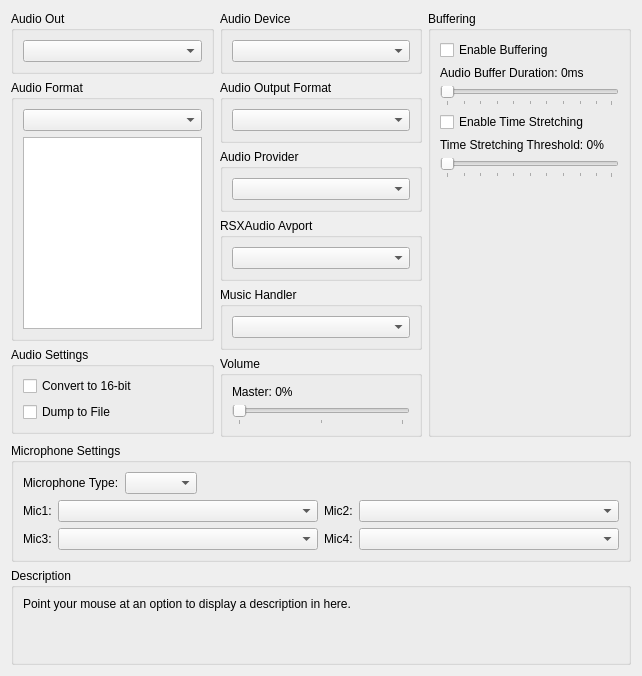
      <widget class="QWidget" name="audioTab">
       <attribute name="title">
        <string>Audio</string>
       </attribute>
       <layout class="QVBoxLayout" name="audioTab_layout" stretch="0,0,1,0">
        <item>
         <layout class="QHBoxLayout" name="audioTabLayoutTop" stretch="1,1,1">
          <item>
           <layout class="QVBoxLayout" name="audioTabLayoutTopLeft">
            <item>
             <widget class="QGroupBox" name="gb_audio_out">
              <property name="title">
               <string>Audio Out</string>
              </property>
              <layout class="QVBoxLayout" name="gb_audio_out_layout">
               <item>
                <widget class="QComboBox" name="audioOutBox"/>
               </item>
              </layout>
             </widget>
            </item>
            <item>
             <widget class="QGroupBox" name="gb_audio_format">
              <property name="title">
               <string>Audio Format</string>
              </property>
              <layout class="QVBoxLayout" name="gb_audio_format_layout">
               <item>
                <widget class="QComboBox" name="combo_audio_format"/>
               </item>
               <item>
                <widget class="QListWidget" name="list_audio_formats">
                 <property name="sizePolicy">
                  <sizepolicy hsizetype="Preferred" vsizetype="MinimumExpanding">
                   <horstretch>0</horstretch>
                   <verstretch>0</verstretch>
                  </sizepolicy>
                 </property>
                 <property name="selectionMode">
                  <enum>QAbstractItemView::SelectionMode::ExtendedSelection</enum>
                 </property>
                </widget>
               </item>
              </layout>
             </widget>
            </item>
            <item>
             <widget class="QGroupBox" name="gb_audio_settings">
              <property name="title">
               <string>Audio Settings</string>
              </property>
              <layout class="QVBoxLayout" name="gb_audio_settings_layout">
               <item>
                <widget class="QCheckBox" name="convert">
                 <property name="text">
                  <string>Convert to 16-bit</string>
                 </property>
                </widget>
               </item>
               <item>
                <widget class="QCheckBox" name="audioDump">
                 <property name="text">
                  <string>Dump to File</string>
                 </property>
                </widget>
               </item>
               <item>
                <spacer name="spacer_audio_settings">
                 <property name="orientation">
                  <enum>Qt::Orientation::Vertical</enum>
                 </property>
                 <property name="sizeType">
                  <enum>QSizePolicy::Policy::MinimumExpanding</enum>
                 </property>
                 <property name="sizeHint" stdset="0">
                  <size>
                   <width>0</width>
                   <height>0</height>
                  </size>
                 </property>
                </spacer>
               </item>
              </layout>
             </widget>
            </item>
            <item>
             <spacer name="verticalSpacerAudioLeft">
              <property name="orientation">
               <enum>Qt::Orientation::Vertical</enum>
              </property>
              <property name="sizeType">
               <enum>QSizePolicy::Policy::MinimumExpanding</enum>
              </property>
              <property name="sizeHint" stdset="0">
               <size>
                <width>0</width>
                <height>0</height>
               </size>
              </property>
             </spacer>
            </item>
           </layout>
          </item>
          <item>
           <layout class="QVBoxLayout" name="audioTabLayoutTopMiddle">
            <item>
             <widget class="QGroupBox" name="gb_audio_device">
              <property name="title">
               <string>Audio Device</string>
              </property>
              <layout class="QVBoxLayout" name="gb_audio_device_layout">
               <item>
                <widget class="QComboBox" name="audioDeviceBox"/>
               </item>
              </layout>
             </widget>
            </item>
            <item>
             <widget class="QGroupBox" name="gb_audio_channel_layout">
              <property name="title">
               <string>Audio Output Format</string>
              </property>
              <layout class="QVBoxLayout" name="gb_audio_channel_layout_layout">
               <item>
                <widget class="QComboBox" name="combo_audio_channel_layout"/>
               </item>
              </layout>
             </widget>
            </item>
            <item>
             <widget class="QGroupBox" name="gb_audio_provider">
              <property name="title">
               <string>Audio Provider</string>
              </property>
              <layout class="QVBoxLayout" name="gb_audio_provider_layout">
               <item>
                <widget class="QComboBox" name="audioProviderBox"/>
               </item>
              </layout>
             </widget>
            </item>
            <item>
             <widget class="QGroupBox" name="gb_audio_avport">
              <property name="title">
               <string>RSXAudio Avport</string>
              </property>
              <layout class="QVBoxLayout" name="gb_audio_avport_layout">
               <item>
                <widget class="QComboBox" name="audioAvportBox"/>
               </item>
              </layout>
             </widget>
            </item>
            <item>
             <widget class="QGroupBox" name="gb_music_handler">
              <property name="title">
               <string>Music Handler</string>
              </property>
              <layout class="QVBoxLayout" name="gb_music_handler_layout">
               <item>
                <widget class="QComboBox" name="musicHandlerBox"/>
               </item>
              </layout>
             </widget>
            </item>
            <item>
             <widget class="QGroupBox" name="gb_audio_volume">
              <property name="title">
               <string>Volume</string>
              </property>
              <layout class="QVBoxLayout" name="gb_audio_volume_layout">
               <item>
                <widget class="QWidget" name="master_volume" native="true">
                 <layout class="QVBoxLayout" name="layout_master_volume">
                  <property name="leftMargin">
                   <number>0</number>
                  </property>
                  <property name="topMargin">
                   <number>0</number>
                  </property>
                  <property name="rightMargin">
                   <number>0</number>
                  </property>
                  <property name="bottomMargin">
                   <number>0</number>
                  </property>
                  <item>
                   <widget class="QLabel" name="masterVolumeLabel">
                    <property name="text">
                     <string>Master: 0%</string>
                    </property>
                   </widget>
                  </item>
                  <item>
                   <widget class="QSlider" name="masterVolume">
                    <property name="orientation">
                     <enum>Qt::Orientation::Horizontal</enum>
                    </property>
                    <property name="tickPosition">
                     <enum>QSlider::TickPosition::TicksBelow</enum>
                    </property>
                    <property name="tickInterval">
                     <number>50</number>
                    </property>
                   </widget>
                  </item>
                 </layout>
                </widget>
               </item>
               <item>
                <spacer name="spacer_audio_volume">
                 <property name="orientation">
                  <enum>Qt::Orientation::Vertical</enum>
                 </property>
                 <property name="sizeType">
                  <enum>QSizePolicy::Policy::MinimumExpanding</enum>
                 </property>
                 <property name="sizeHint" stdset="0">
                  <size>
                   <width>0</width>
                   <height>0</height>
                  </size>
                 </property>
                </spacer>
               </item>
              </layout>
             </widget>
            </item>
           </layout>
          </item>
          <item>
           <layout class="QVBoxLayout" name="audioTabLayoutTopRight">
            <item>
             <widget class="QGroupBox" name="gb_audio_buffering">
              <property name="title">
               <string>Buffering</string>
              </property>
              <layout class="QVBoxLayout" name="gb_audio_buffering_layout">
               <item>
                <widget class="QCheckBox" name="enableBuffering">
                 <property name="text">
                  <string>Enable Buffering</string>
                 </property>
                </widget>
               </item>
               <item>
                <widget class="QWidget" name="audio_buffer_duration" native="true">
                 <layout class="QVBoxLayout" name="layout_audio_buffer_duration">
                  <property name="leftMargin">
                   <number>0</number>
                  </property>
                  <property name="topMargin">
                   <number>0</number>
                  </property>
                  <property name="rightMargin">
                   <number>0</number>
                  </property>
                  <property name="bottomMargin">
                   <number>0</number>
                  </property>
                  <item>
                   <widget class="QLabel" name="audioBufferDurationLabel">
                    <property name="text">
                     <string>Audio Buffer Duration: 0ms</string>
                    </property>
                   </widget>
                  </item>
                  <item>
                   <widget class="QSlider" name="audioBufferDuration">
                    <property name="orientation">
                     <enum>Qt::Orientation::Horizontal</enum>
                    </property>
                    <property name="tickPosition">
                     <enum>QSlider::TickPosition::TicksBelow</enum>
                    </property>
                    <property name="tickInterval">
                     <number>10</number>
                    </property>
                   </widget>
                  </item>
                 </layout>
                </widget>
               </item>
               <item>
                <widget class="QCheckBox" name="enableTimeStretching">
                 <property name="text">
                  <string>Enable Time Stretching</string>
                 </property>
                </widget>
               </item>
               <item>
                <widget class="QWidget" name="time_stretching_threshold" native="true">
                 <layout class="QVBoxLayout" name="layout_time_stretching_threshold">
                  <property name="leftMargin">
                   <number>0</number>
                  </property>
                  <property name="topMargin">
                   <number>0</number>
                  </property>
                  <property name="rightMargin">
                   <number>0</number>
                  </property>
                  <property name="bottomMargin">
                   <number>0</number>
                  </property>
                  <item>
                   <widget class="QLabel" name="timeStretchingThresholdLabel">
                    <property name="text">
                     <string>Time Stretching Threshold: 0%</string>
                    </property>
                   </widget>
                  </item>
                  <item>
                   <widget class="QSlider" name="timeStretchingThreshold">
                    <property name="orientation">
                     <enum>Qt::Orientation::Horizontal</enum>
                    </property>
                    <property name="tickPosition">
                     <enum>QSlider::TickPosition::TicksBelow</enum>
                    </property>
                    <property name="tickInterval">
                     <number>10</number>
                    </property>
                   </widget>
                  </item>
                 </layout>
                </widget>
               </item>
               <item>
                <spacer name="verticalSpacerAudioRight">
                 <property name="orientation">
                  <enum>Qt::Orientation::Vertical</enum>
                 </property>
                 <property name="sizeType">
                  <enum>QSizePolicy::Policy::MinimumExpanding</enum>
                 </property>
                 <property name="sizeHint" stdset="0">
                  <size>
                   <width>0</width>
                   <height>0</height>
                  </size>
                 </property>
                </spacer>
               </item>
              </layout>
             </widget>
            </item>
           </layout>
          </item>
         </layout>
        </item>
        <item>
         <widget class="QGroupBox" name="gb_microphone_settings">
          <property name="title">
           <string>Microphone Settings</string>
          </property>
          <layout class="QVBoxLayout" name="gb_microphone_settings_layout">
           <item>
            <layout class="QHBoxLayout" name="microphoneLayoutTop">
             <item>
              <widget class="QLabel" name="microphoneLabel">
               <property name="text">
                <string>Microphone Type:</string>
               </property>
              </widget>
             </item>
             <item>
              <widget class="QComboBox" name="microphoneBox"/>
             </item>
             <item>
              <spacer name="microphoneSpacer">
               <property name="orientation">
                <enum>Qt::Orientation::Horizontal</enum>
               </property>
               <property name="sizeType">
                <enum>QSizePolicy::Policy::MinimumExpanding</enum>
               </property>
               <property name="sizeHint" stdset="0">
                <size>
                 <width>0</width>
                 <height>0</height>
                </size>
               </property>
              </spacer>
             </item>
            </layout>
           </item>
           <item>
            <layout class="QHBoxLayout" name="microphoneLayoutBottom">
             <item>
              <layout class="QVBoxLayout" name="microphoneLayoutLabel1and3">
               <item>
                <widget class="QLabel" name="microphone1Label">
                 <property name="sizePolicy">
                  <sizepolicy hsizetype="Minimum" vsizetype="Preferred">
                   <horstretch>0</horstretch>
                   <verstretch>0</verstretch>
                  </sizepolicy>
                 </property>
                 <property name="text">
                  <string>Mic1:</string>
                 </property>
                </widget>
               </item>
               <item>
                <widget class="QLabel" name="microphone3Label">
                 <property name="sizePolicy">
                  <sizepolicy hsizetype="Minimum" vsizetype="Preferred">
                   <horstretch>0</horstretch>
                   <verstretch>0</verstretch>
                  </sizepolicy>
                 </property>
                 <property name="text">
                  <string>Mic3:</string>
                 </property>
                </widget>
               </item>
              </layout>
             </item>
             <item>
              <layout class="QVBoxLayout" name="microphoneLayoutBox1and3">
               <item>
                <widget class="QComboBox" name="microphone1Box">
                 <property name="sizePolicy">
                  <sizepolicy hsizetype="Expanding" vsizetype="Fixed">
                   <horstretch>0</horstretch>
                   <verstretch>0</verstretch>
                  </sizepolicy>
                 </property>
                </widget>
               </item>
               <item>
                <widget class="QComboBox" name="microphone3Box">
                 <property name="sizePolicy">
                  <sizepolicy hsizetype="Expanding" vsizetype="Fixed">
                   <horstretch>0</horstretch>
                   <verstretch>0</verstretch>
                  </sizepolicy>
                 </property>
                </widget>
               </item>
              </layout>
             </item>
             <item>
              <layout class="QVBoxLayout" name="microphoneLayoutLabel2and4">
               <item>
                <widget class="QLabel" name="microphone2Label">
                 <property name="sizePolicy">
                  <sizepolicy hsizetype="Minimum" vsizetype="Preferred">
                   <horstretch>0</horstretch>
                   <verstretch>0</verstretch>
                  </sizepolicy>
                 </property>
                 <property name="text">
                  <string>Mic2:</string>
                 </property>
                </widget>
               </item>
               <item>
                <widget class="QLabel" name="microphone4Label">
                 <property name="sizePolicy">
                  <sizepolicy hsizetype="Minimum" vsizetype="Preferred">
                   <horstretch>0</horstretch>
                   <verstretch>0</verstretch>
                  </sizepolicy>
                 </property>
                 <property name="text">
                  <string>Mic4:</string>
                 </property>
                </widget>
               </item>
              </layout>
             </item>
             <item>
              <layout class="QVBoxLayout" name="microphoneLayoutBox2and4">
               <item>
                <widget class="QComboBox" name="microphone2Box">
                 <property name="sizePolicy">
                  <sizepolicy hsizetype="Expanding" vsizetype="Fixed">
                   <horstretch>0</horstretch>
                   <verstretch>0</verstretch>
                  </sizepolicy>
                 </property>
                </widget>
               </item>
               <item>
                <widget class="QComboBox" name="microphone4Box">
                 <property name="sizePolicy">
                  <sizepolicy hsizetype="Expanding" vsizetype="Fixed">
                   <horstretch>0</horstretch>
                   <verstretch>0</verstretch>
                  </sizepolicy>
                 </property>
                </widget>
               </item>
              </layout>
             </item>
            </layout>
           </item>
          </layout>
         </widget>
        </item>
        <item>
         <spacer name="audioTabSpacer">
          <property name="orientation">
           <enum>Qt::Orientation::Vertical</enum>
          </property>
          <property name="sizeType">
           <enum>QSizePolicy::Policy::MinimumExpanding</enum>
          </property>
          <property name="sizeHint" stdset="0">
           <size>
            <width>0</width>
            <height>0</height>
           </size>
          </property>
         </spacer>
        </item>
        <item>
         <widget class="QGroupBox" name="gb_description_audio">
          <property name="title">
           <string>Description</string>
          </property>
          <layout class="QVBoxLayout" name="gb_description_audio_layout">
           <item>
            <widget class="QLabel" name="description_audio">
             <property name="text">
              <string>Point your mouse at an option to display a description in here.


</string>
             </property>
             <property name="textFormat">
              <enum>Qt::TextFormat::PlainText</enum>
             </property>
             <property name="alignment">
              <set>Qt::AlignmentFlag::AlignLeading|Qt::AlignmentFlag::AlignLeft|Qt::AlignmentFlag::AlignTop</set>
             </property>
             <property name="wordWrap">
              <bool>true</bool>
             </property>
            </widget>
           </item>
          </layout>
         </widget>
        </item>
       </layout>
      </widget>
